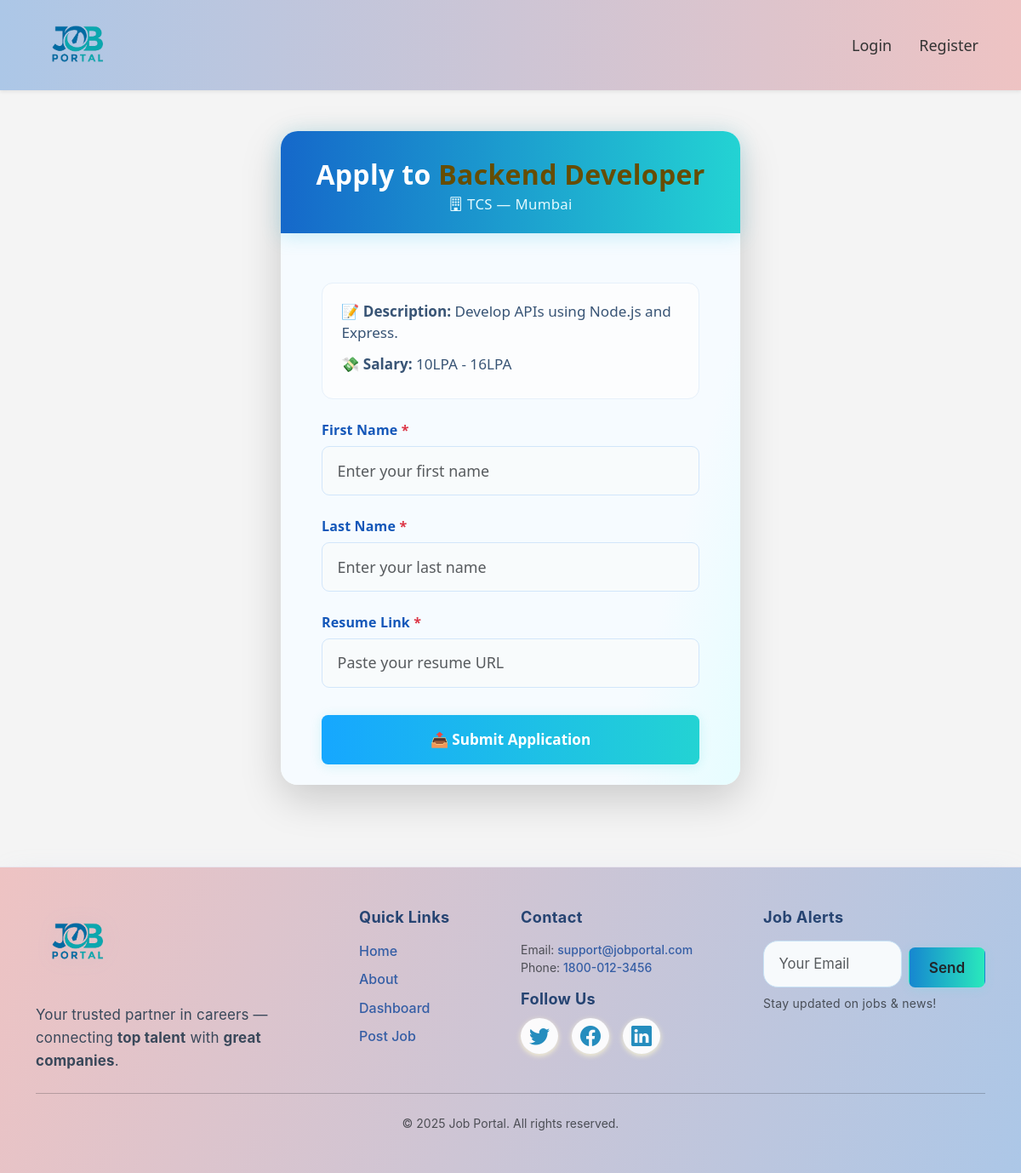
The page /apply/2 on the database its author committed.
### app.py (models this page shows)
class Job(db.Model):
    id = db.Column(db.Integer, primary_key=True)
    title = db.Column(db.String(100))
    description = db.Column(db.Text)
    salary = db.Column(db.String(20))
    location = db.Column(db.String(50))
    company = db.Column(db.String(50))
    employer_id = db.Column(db.Integer, db.ForeignKey('user.id'))  # Relation to employer (User)

### app.py (the view, shortened to what this page needs)
@app.route('/apply/<job_id>', methods=['GET', 'POST'])
def apply_job(job_id):
    job = Job.query.get(int(job_id))
    if not job:
        flash("Job not found.", "warning")
        return redirect(url_for('home'))
    return render_template('apply.html', job=job, is_hot=False)

### templates/apply.html (shortened to what this page needs)
{% extends 'base.html' %}
{% block content %}
<div class="container py-5">
    <div class="card apply-card shadow-lg">
        <div class="apply-header">
            <h2>Apply to <span class="text-warning-emphasis">{{ job.title }}</span></h2>
            <small>
                <i class="bi bi-building"></i>
                {{ job.company }} &mdash; {{ job.location }}
            </small>
        </div>
        <div class="card-body p-4 px-md-5">
            <ul class="apply-fields-list list-unstyled mb-4">
                <li><strong>📝 Description:</strong> {{ job.description }}</li>
                {% if job.salary %}
                <li><strong>💸 Salary:</strong> {{ job.salary }}</li>
                {% endif %}
            </ul>
            <form method="POST" autocomplete="off">
                <div class="mb-4">
                    <label for="first_name" class="form-label fw-semibold">
                        First Name <span class="text-danger">*</span>
                    </label>
                    <input type="text" class="form-control" id="first_name" name="first_name"
                        placeholder="Enter your first name" required>
                </div>
                <div class="mb-4">
                    <label for="last_name" class="form-label fw-semibold">
                        Last Name <span class="text-danger">*</span>
                    </label>
                    <input type="text" class="form-control" id="last_name" name="last_name"
                        placeholder="Enter your last name" required>
                </div>
                <div class="mb-4">
                    <label for="resume" class="form-label fw-semibold">
                        Resume Link <span class="text-danger">*</span>
                    </label>
                    <input type="url" class="form-control" id="resume" name="resume" placeholder="Paste your resume URL"
                        required>
                </div>
                <button type="submit" class="btn btn-primary btn-lg w-100">
                    📤 Submit Application
                </button>
            </form>
        </div>
    </div>
</div>
{% endblock %}

### static/css/styles.css (style rules this page uses)
body { font-family: Arial, sans-serif; background-color: #f4f4f4 !important; margin: 0; padding: 0; }
* { margin: 0; padding: 0; box-sizing: border-box; }
body { font-family: 'Segoe UI', Tahoma, Geneva, Verdana, sans-serif; }
h1, h2, h3 { color: #333; }
input, select, textarea { width: 100%; padding: 10px; margin-bottom: 15px; border: 1px solid #ccc; border-radius: 5px; }
button { padding: 10px 20px; background-color: #333; color: white; border: none; border-radius: 5px; }
.card-body { padding: 1.25rem; border-radius: 10px; }
.btn { margin-top: 0.5rem; }
.btn-primary { background-color: #007bff; color: #fff; font-weight: 600; border: none; padding: 0.5rem 1rem; border-radius: 8px; transition: background-color 0.3s ease, transform 0.2s ease; text-decoration: none; display: inline-block; }
h2, h3 { color: #1864ab; font-weight: 800; margin-bottom: 1.3rem; letter-spacing: 0.02em; }
small { color: #9197ad; letter-spacing: 0.02em; }
.action-btn, .btn, button[type="submit"] { font-weight: 600; font-size: 1.07rem !important; transition: background 0.14s, color 0.10s, border 0.12s; border-radius: 7.5px !important; min-width: 90px; }
.btn-primary { background: linear-gradient(90deg, #236efa 0%, #23e3d8 100%); border: none; }

### templates/apply.html (style rules this page uses)
.apply-card { max-width: 540px; margin: 0 auto; border-radius: 20px; border: none; background: linear-gradient(105deg, #f6fbff 80%, #e6fdff 100%); box-shadow: 0 8px 40px -10px #92c7fa2c, 0 2px 12px #1864ab11; }
.apply-header { background: linear-gradient(90deg, #1568ca 0%, #23d3d3 100%); color: #fff; border-radius: 20px 20px 0 0; padding: 2rem 2rem 1.4rem 2rem; text-align: center; margin: 0 0 2.1rem 0; box-shadow: 0 3px 22px #40c9e345; position: relative; }
.apply-header h2 { font-weight: 800; font-size: 2rem; margin-bottom: 0.2rem; letter-spacing: 0.01em; line-height: 1.17; }
.apply-header small { color: #e3f9fe; font-size: 1.05rem; }
.apply-fields-list { background: #fcfdfe; border-radius: 13px; border: 1.2px solid #e6f0fa; padding: 1.25rem 1.4rem 1.1rem 1.4rem; margin-bottom: 2rem; font-size: 1.07rem; color: #385475; }
.apply-fields-list li { margin-bottom: 0.65rem; line-height: 1.5; }
.form-label.fw-semibold { color: #1457b9; letter-spacing: 0.01em; margin-bottom: 0.45rem; font-weight: 600; }
.form-control { border-radius: 9px; border: 1.6px solid #d2e6fa; font-size: 1.12rem; padding: 0.9rem 1.1rem; background: #f8fbfc; transition: border 0.14s, box-shadow 0.15s; color: #14355a; }
.btn-primary.btn-lg { font-weight: 700; font-size: 1.19rem; padding: 0.95em 0; border-radius: 16px; box-shadow: 0 2px 14px #21c9cb2a; transition: background 0.2s, color 0.12s, box-shadow 0.13s; background: linear-gradient(90deg, #16a7ff 0%, #23d3d3 100%); border: none; }

### rows shown on the page
Job: title "Backend Developer", company "TCS", location "Mumbai", description "Develop APIs using Node.js and Express.", salary "10LPA - 16LPA"

### other values the page prints
{{ 2025 }} "2025"
